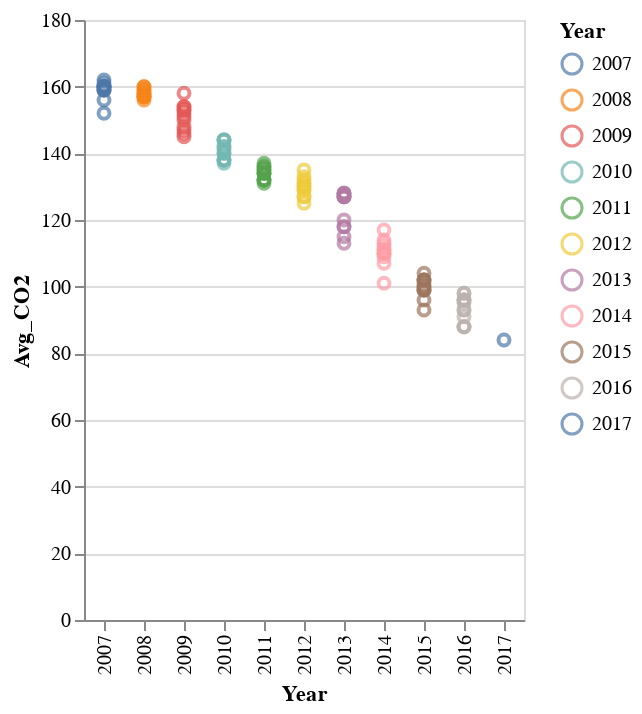

The code cell stored with this chart in its notebook:
### Markdown cell above
When looking at both bar charts together, it is clear to see that the increase in electric car sales coincides with the decrease in diesel car sales.

### Code cell
average_CO2 = alt.Chart(car_sales).mark_point().encode(
    x='Year:N',
    y='Avg_CO2:Q',
    color=alt.condition(brush, 'Year:N', alt.value('lightgray'))
).add_selection(
    brush
)

average_CO2
